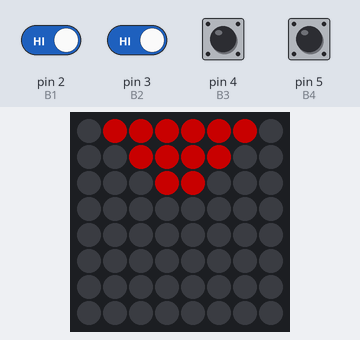
Bench run of a sketch on a simulated Arduino Uno, built with avr-gcc and run on an emulated ATmega328P. Shown: 8×8 RGB LED matrix (first LED top left, wired row by row). The test bench sets the inputs (shaded band); at power-on: pin 2 (B1), pin 3 (B2), pin 4 (B3), pin 5 (B4) HIGH. Dim RGB values are drawn brighter than linear; random numbers use the default seed unless the sketch sets one.

Above: at 4.2 s.
4.3 s: pin 2 (B1) driven LOW and pin 3 (B2) driven LOW
At 6.32 s:
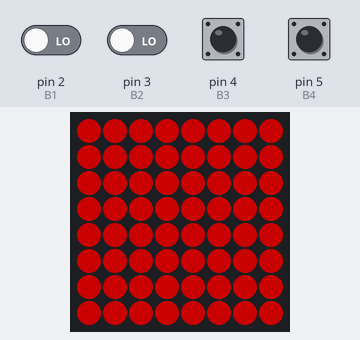
8.6 s: pin 4 (B3) pulled LOW for 1.7 s
At 10.88 s:
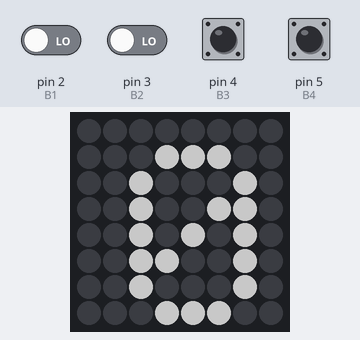
12.2 s: pin 2 (B1) driven HIGH
14.1 s: pin 2 (B1) driven LOW
At 39.7 s:
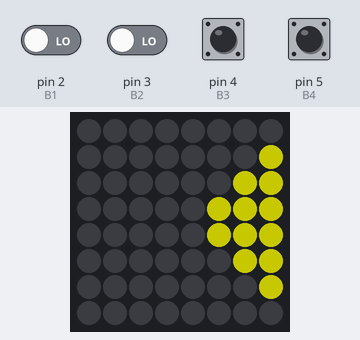

The sketch:

SIMON_FINAL2.ino
```cpp
//Librerias
#include <Adafruit_GFX.h>
#include <Adafruit_NeoMatrix.h>
#include <Adafruit_NeoPixel.h>
#ifndef PSTR                        //Hace feliz a Arduino :)
#define PSTR
#endif
#define PIN 12                     //PIN para controlar la Matriz LED
//Definicion de pines de botones
#define B1 2
#define B2 3
#define B3 4
#define B4 5
//continuar con los demas botones


//Definicion de la Matriz LED
Adafruit_NeoMatrix matrix = Adafruit_NeoMatrix(8, 8, PIN, NEO_MATRIX_BOTTOM + NEO_MATRIX_RIGHT + NEO_MATRIX_ROWS + NEO_MATRIX_PROGRESSIVE, NEO_GRB + NEO_KHZ800);

#define ROJO matrix.Color(255,0,0)
#define AMARILLO matrix.Color(255,255,0)
#define AZUL matrix.Color(0,0,255)
#define VERDE matrix.Color(0,255,0)

int seleccionarColor(int color) {
  if (color == 0) {
    return ROJO;
  }
  else if (color == 1) {
    return AMARILLO;
  }
  else if (color == 2) {
    return VERDE;
  }
  else if (color == 3) {
    return AZUL;
  }
}


//Definición del array de los botones del simon.
/*
   Dibujaremos los siguientes iconos

   01111110 111111
   10111101  1111  1            1
   11011011   11   11          11
   11100111        111        111
   11100111        111        111
   11011011        11    11    11
   10111101        1    1111    1
   01111110            111111
*/

int botonesSimon[4][8][8] = {
  {
    {0, 0, 0, 0, 0, 0, 0, 0},
    {1, 0, 0, 0, 0, 0, 0, 0},
    {1, 1, 0, 0, 0, 0, 0, 0},
    {1, 1, 1, 0, 0, 0, 0, 0},
    {1, 1, 1, 0, 0, 0, 0, 0},
    {1, 1, 0, 0, 0, 0, 0, 0},
    {1, 0, 0, 0, 0, 0, 0, 0},
    {0, 0, 0, 0, 0, 0, 0, 0}
  },
  {
    {0, 0, 0, 0, 0, 0, 0, 0},
    {0, 0, 0, 0, 0, 0, 0, 0},
    {0, 0, 0, 0, 0, 0, 0, 0},
    {0, 0, 0, 0, 0, 0, 0, 0},
    {0, 0, 0, 0, 0, 0, 0, 0},
    {0, 0, 0, 1, 1, 0, 0, 0},
    {0, 0, 1, 1, 1, 1, 0, 0},
    {0, 1, 1, 1, 1, 1, 1, 0}
  },
  {
    {0, 0, 0, 0, 0, 0, 0, 0},
    {0, 0, 0, 0, 0, 0, 0, 1},
    {0, 0, 0, 0, 0, 0, 1, 1},
    {0, 0, 0, 0, 0, 1, 1, 1},
    {0, 0, 0, 0, 0, 1, 1, 1},
    {0, 0, 0, 0, 0, 0, 1, 1},
    {0, 0, 0, 0, 0, 0, 0, 1},
    {0, 0, 0, 0, 0, 0, 0, 0}
  },
  {
    {0, 1, 1, 1, 1, 1, 1, 0},
    {0, 0, 1, 1, 1, 1, 0, 0},
    {0, 0, 0, 1, 1, 0, 0, 0},
    {0, 0, 0, 0, 0, 0, 0, 0},
    {0, 0, 0, 0, 0, 0, 0, 0},
    {0, 0, 0, 0, 0, 0, 0, 0},
    {0, 0, 0, 0, 0, 0, 0, 0},
    {0, 0, 0, 0, 0, 0, 0, 0}
  }

};

void dibujarBoton(int boton) {
  for (int x = 0; x < 8; x++) {
    for (int y = 0; y < 8; y++) {
      if (botonesSimon[boton][x][y] == 1) {

        matrix.drawPixel(x, y, seleccionarColor(boton));
      }
      else {
        matrix.drawPixel(x, y, matrix.Color(0, 0, 0));
      }
    }
  }
  matrix.show();
  delay(500);
  matrix.clear();
  matrix.show();
  delay(100);
}

//SETUP
void setup() {
  Serial.begin(115200);

  //Para comenzar a programar la Matriz LED debemos iniciarla. Escribe la instruccion para iniciar la Matriz!
  //<--- AQUI -- Inicia la Matriz LED
  matrix.begin();

  //Ahora que nuestra Matriz LED esta iniciada,debemos configurar el brillo de los leds. Escribe la instruccion para configurar el brillo!
  //<--- AQUI -- Configura el brillo de la Matriz LED
  matrix.setBrightness(100);
  //Ya configurmos el brillo de los leds.

  matrix.show();
  //Configuracion de los botones como entrada
  pinMode(B1, INPUT_PULLUP);

  //Seguir con los otros 3 botones
  pinMode(B2, INPUT_PULLUP);
  pinMode(B3, INPUT_PULLUP);
  pinMode(B4, INPUT_PULLUP);

  randomSeed(analogRead(A0));


}

int secuencia [50];
int puntos = 0;
void loop() {
  int boton = random(0, 4);
  secuencia[puntos] = boton;
  for (int i = 0; i <= puntos; i++) {
    dibujarBoton(secuencia[i]);
  }
  matrix.clear();
  matrix.show();
  boolean botonApretado = false;
  boolean botonCorrecto = false;

  for (int i = 0; i <= puntos ; i++) {
    botonApretado = false;
    botonCorrecto = false;
    while (!botonApretado) {
      if (digitalRead(B1) == HIGH) {

        botonApretado = true;
        if (secuencia[i] == 0) {
          botonCorrecto = true;
        }
      }
      if (digitalRead(B2) == HIGH) {
        botonApretado = true;
        if (secuencia[i] == 1) {
          botonCorrecto = true;
        }
      }
      if (digitalRead(B3) == HIGH) {
        botonApretado = true;
        if (secuencia[i] == 2) {
          botonCorrecto = true;
        }
      }
      if (digitalRead(B4) == HIGH) {
        botonApretado = true;
        if (secuencia[i] == 3) {
          botonCorrecto = true;
        }
      }
    }
    if (!botonCorrecto) {
      matrix.fillScreen(matrix.Color(255, 0, 0));
      matrix.show();
      delay(100);

      matrix.clear();
      matrix.show();
      break;
    }
    else {
      dibujarBoton(secuencia[i]);
      matrix.show();


      matrix.clear();
      matrix.show();
    }
  }
  if (!botonCorrecto) {
    matrix.fillScreen(matrix.Color(255, 0, 0));
    matrix.show();
    delay(200);

    matrix.clear();
    matrix.show();
    //Escribimos el puntaje obtenido.
    for (int i = 4; i > -10; i--) {
      matrix.setCursor(i, 1); //Se para en la posición del pixel i, 1


      matrix.print(puntos); //Valor final obtenido

      //Una vez que programada a la Matriz LED, le debemos dar la orden para mostrar que le programamos.
      matrix.show(); //Mostrar los cambios en la Matriz LED
      matrix.clear(); //Limpia la matriz, apaga todos los pixeles.

      delay(200);
    }
    puntos = 0;
  }
  else {


    matrix.clear();
    matrix.show();
    puntos++;
  }
  //Si llegaste hasta aqui significa que termino el tutorial del ejercicio 9, ahora completa el ejercicio y envia el codigo a tu kit PIXO.
  //Ahora te invitamos a cambiar el color del pixel y el tiempo de delay. Que sucede si lo aumentamos? Y si lo disminuimos?

}
```

Measured:
- what the display in image 3 shows lasts 0.5 s, from 39.3 s to 39.8 s
